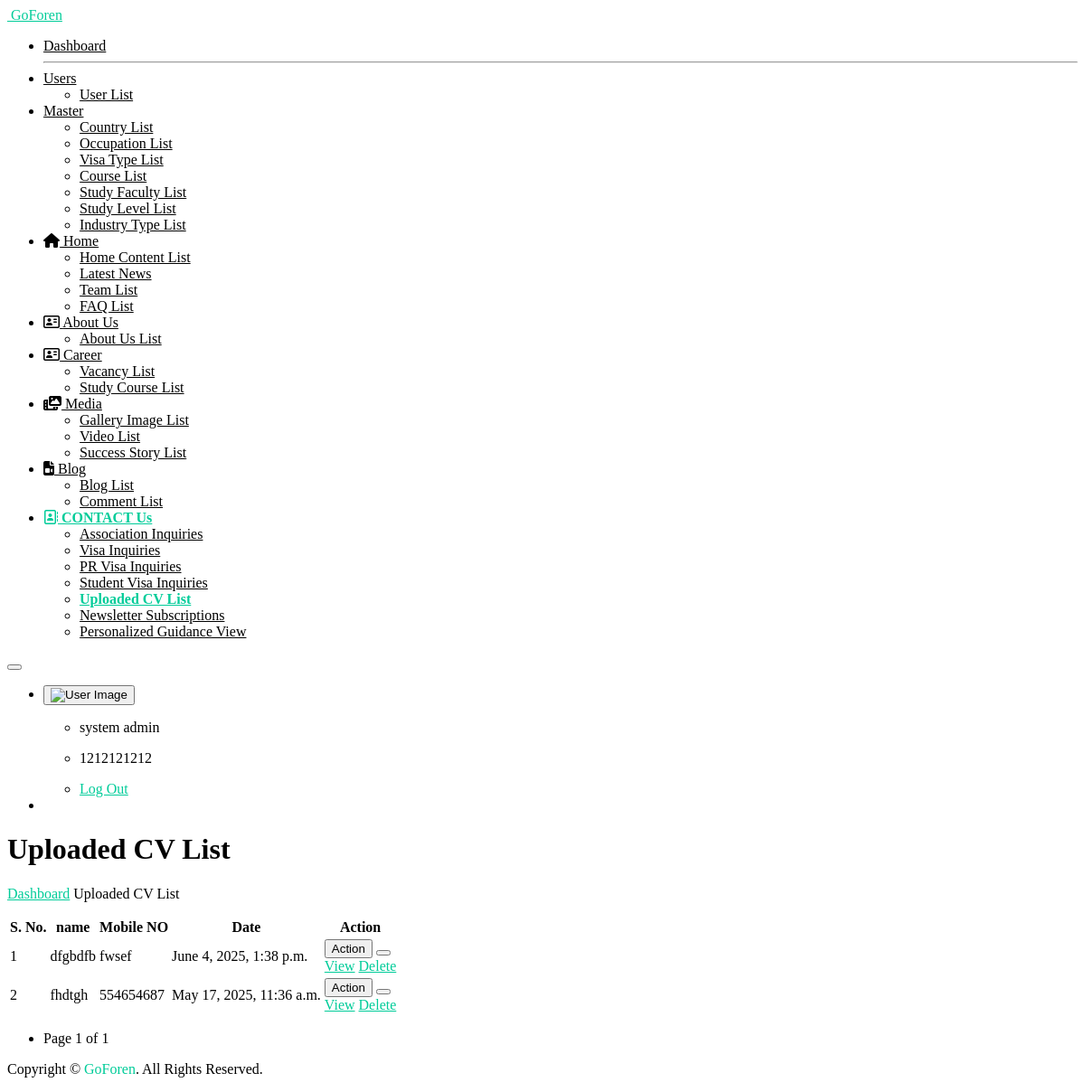
/cv_list_view/ (signed in), run on the app's committed database.
### myapp/models.py (models this page shows, shortened)
class tbl_cv(models.Model):
    name = models.CharField(max_length=100)
    number = models.CharField(max_length=15)
    gender = models.CharField(max_length=15)
    desired_visa_service = models.CharField(max_length=50, null=True)
    resume = models.FileField(upload_to='resumes/')
    captcha_entered = models.CharField(max_length=20)
    created_at = models.DateTimeField(auto_now_add=True)
    updated_at = models.DateTimeField(auto_now=True)
    class Meta:
        db_table = 'tbl_cv'

### myapp/views.py (the view)
    def wrapper(request, *args, **kwargs):
        if 'user_id' not in request.session:
            return redirect('open_sign_in_page')
        return view_func(request, *args, **kwargs)

### myapp/views.py (called while the page is built)
def login_required_custom(view_func):
    def wrapper(request, *args, **kwargs):
        if 'user_id' not in request.session:
            return redirect('open_sign_in_page')
        return view_func(request, *args, **kwargs)
    return wrapper

@login_required_custom
def cv_list_view(request):
    all_cv_queryset = tbl_cv.objects.all().order_by("-id")
    paginator = Paginator(all_cv_queryset, 10)  # Show 10 CVs per page
    page_number = request.GET.get('page')
    page_obj = paginator.get_page(page_number)
    context = {
        "all_cv": page_obj.object_list,
        "page_obj": page_obj,
    }
    return render(request, "cv-list.html", context)

### templates/cv-list.html (shortened to what this page needs)
{% extends "base.html" %}
{% load static %}
{%  block start %}
			<div class="ec-content-wrapper">
				<div class="content">
					<div class="breadcrumb-wrapper d-flex align-items-center justify-content-between">
						<div>
							<h1>Uploaded CV List</h1>
							<p class="breadcrumbs"><span><a href="{% url 'dashboard_view' %}">Dashboard</a></span>
								<span></span>Uploaded CV List</p>
						</div>
					</div>
					<div class="row">
						<div class="col-12">
							<div class="card card-default">
								<div class="card-body">
									<div class="table-responsive">
										<table id="responsive-data-table" class="table">
											<thead>
												<tr>
													<th>S. No.</th>
													<th>name</th>
													<th>Mobile NO</th>
													<th>Date</th>
                                                    <th>Action</th>
												</tr>
											</thead>
											<tbody>
                                                {% for i in all_cv %}
												<tr>
													<td>{{forloop.counter}}</td>
													<td>{{i.name}}</td>
													<td>{{i.number}}</td>
													<td>{{i.created_at}}</td>
													<td>
														<div class="btn-group mb-1">
															<button type="button"
																class="btn btn-outline-success">Action</button>
															<button type="button"
																class="btn btn-outline-success dropdown-toggle dropdown-toggle-split"
																data-bs-toggle="dropdown" aria-haspopup="true"
																aria-expanded="false" data-display="static">
															</button>
															<div class="dropdown-menu">
                                                                <a class="dropdown-item" href="{% url 'cv_detail_view' i.id %}">View</a>
                                                                <a href="javascript:void(0);" class="dropdown-item delete-btn" data-url="{% url 'delete_cv_view' i.id %}">Delete</a>
															</div>
															</div>
													</td>
												</tr>
                                                {% endfor %}
											</tbody>
										</table>
										<div class="pagination justify-content-center mt-3" style="justify-content: left !important;">
    <nav>
        <ul class="pagination">
            <li class="page-item disabled">
                <span class="page-link">
                    Page {{ page_obj.number }} of {{ page_obj.paginator.num_pages }}
                </span>
            </li>
        </ul>
    </nav>
</div>
									</div>
								</div>
							</div>
						</div>
					</div>
				</div>
			</div>
{%  endblock %}

### templates/cv-list.html (style rules this page uses)
a { color: #00cc99; }

### data on the page
tbl_cv: name "dfgbdfb", number "fwsef", created_at "June 4, 2025, 1:38 p.m."
tbl_cv: name "fhdtgh", number "554654687", created_at "May 17, 2025, 11:36 a.m."

### other printed values
{{ request.session.session_username }} "system admin"
{{ request.session.session_mobile }} "1212121212"
{{ page_obj.number }} "1"
{{ page_obj.paginator.num_pages }} "1"
